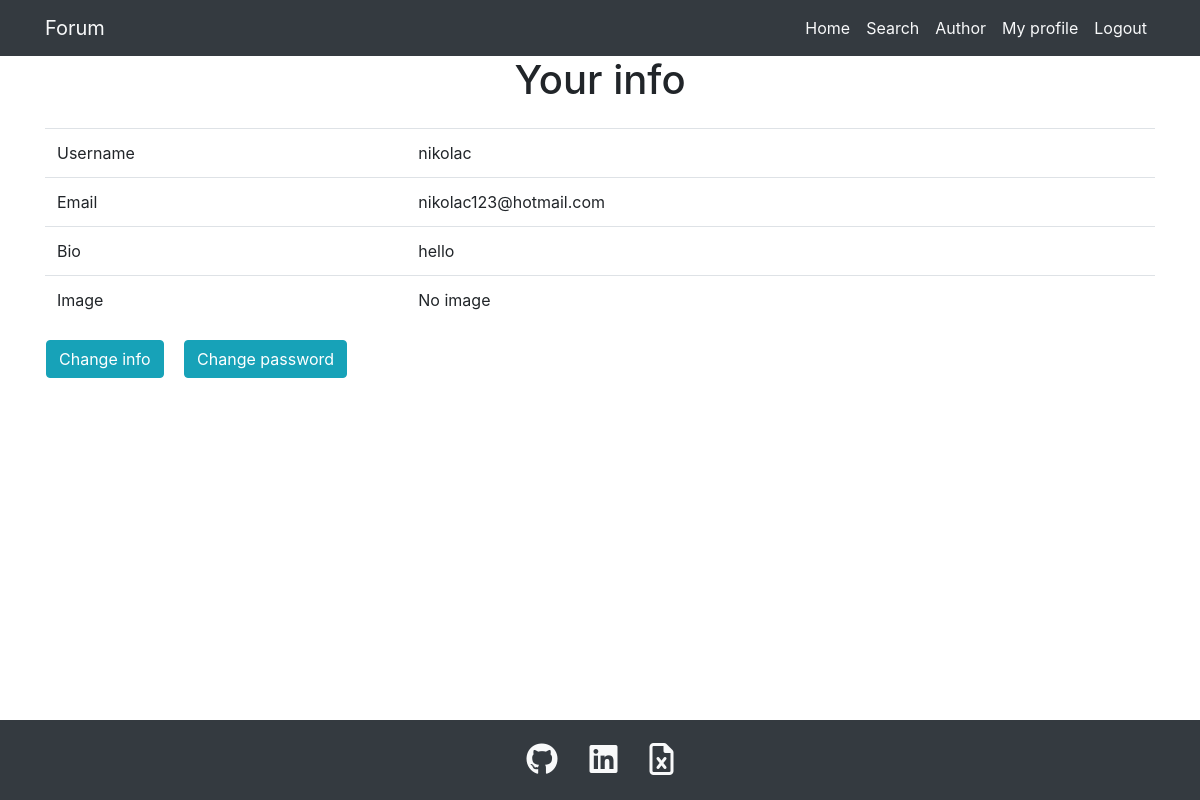
Page /index.php?page=profile&width=1 (signed in) on the committed database.
### tables this page shows
CREATE TABLE `menu` (
  `id` int(11) NOT NULL,
  `name` varchar(50) NOT NULL,
  `url` varchar(100) NOT NULL,
  `auth` int(11) NOT NULL
);

CREATE TABLE `users` (
  `id` int(11) NOT NULL,
  `username` varchar(15) NOT NULL,
  `email` varchar(50) NOT NULL,
  `password` varchar(75) NOT NULL,
  `bio` varchar(255) DEFAULT NULL,
  `profileimg` varchar(100) DEFAULT NULL,
  `createdat` timestamp NOT NULL DEFAULT current_timestamp(),
  `randnum` varchar(64) NOT NULL,
  `isverified` int(11) NOT NULL,
  `role` int(11) NOT NULL
);

CREATE TABLE `footer` (
  `id` int(11) NOT NULL,
  `href` varchar(100) NOT NULL,
  `class` varchar(100) NOT NULL
);

### models/menu/get_menu.php (called while the page is built)
<?php
function get_menu($auth_lvl, $pdo){
    $sql = "SELECT name, url FROM menu WHERE auth = :a";
    $stmt = $pdo->prepare($sql);
    $stmt->bindParam(":a", $auth_lvl);
    $stmt->execute();
    $data = $stmt->fetchAll();
    return $data;
}

### models/user/get_user_data.php (called while the page is built)
<?php
$sql = "SELECT username, email, bio, profileimg
        FROM users
        WHERE id = :u";
$stmt = $pdo->prepare($sql);
$stmt->bindParam(":u", $_SESSION["userid"]);
$stmt->execute();
$user = $stmt->fetchAll();

### models/footer/get_footer.php (called while the page is built)
<?php
$sql = "SELECT * FROM footer";
$stmt = $pdo->query($sql);
$stmt->execute();
$footer_data = $stmt->fetchAll();

### views/users/profile.php (the view, shortened to what this page needs)
<?php
    require_once "models/user/get_user_data.php";
?>
<h1 class="text-center">Your info</h1>
<div class="container">
    <div class="row">
        <div class="col-12 mt-3 d-flex">
            <table class="table table-hover m-auto">
                <tr>
                    <td>Username</td>
                    <td><?= $user[0]["username"] ?></td>
                </tr>
                <tr>
                    <td>Email</td>
                    <td><?= $user[0]["email"] ?></td>
                </tr>
                <tr>
                    <td>Bio</td>
                    <td><?= $user[0]["bio"] ?></td>
                </tr>
                <tr>
                    <td>Image</td>
                    <td>
                        <?php if($user[0]["profileimg"]): ?>
                            <img src="uploads/<?= $user[0]["profileimg"]?>" alt="profile image">
                        <?php else: ?>
                            No image
                        <?php endif ?>
                    </td>
                </tr>
            </table>
        </div>
        <div class="mt-3 pl-3">
            <a class="btn btn-info mr-3" href="index.php?page=changeprofile&width=1">Change info</a>
            <a class="btn btn-info" href="index.php?page=changepsw&width=1">Change password</a>
        </div>
    </div>
</div>

### views/fixed/navbar.php (shortened to what this page needs)
<?php
    require_once "models/menu/get_menu.php";
    $basic_menu = get_menu(2, $pdo);
    $auth_menu = get_menu(1, $pdo);
    $unauth_menu = get_menu(0, $pdo);
?>
<nav class="navbar navbar-expand-lg navbar-light bg-light bg-dark">
  <div class="container">
    <a class="navbar-brand text-light" href="index.php">Forum</a>
    <div class="collapse navbar-collapse" id="navbarTogglerDemo02">
        <ul class="navbar-nav ml-auto mt-2 mt-lg-0">
        <?php foreach($basic_menu as $b): ?>
            <li class="nav-item active">
                <a class="nav-link text-light" href="<?= $b["url"] ?>"> <?= $b["name"] ?> </a>
            </li>
        <?php endforeach ?>
        <?php if(!isset($_SESSION["role"])): ?>
            <?php foreach($unauth_menu as $a): ?>
                <li class="nav-item active">
                    <a class="nav-link text-light" href="<?= $a["url"] ?>"> <?= $a["name"] ?> </a>
                </li>
            <?php endforeach ?>
        <?php else: ?>
            <?php foreach($auth_menu as $a): ?>
                <li class="nav-item active">
                    <a class="nav-link text-light" href="<?= $a["url"] ?>"> <?= $a["name"] ?> </a>
                </li>
            <?php endforeach ?>
        <?php endif ?>
        </ul>
    </div>
  </div>
</nav>

### views/fixed/footer.php
            </div>
        <footer id="footer" class="bg-dark">
            <div class="col-12  container">
                <div class="d-flex justify-content-center">
                    <?php foreach($footer_data as $fd): ?>
                        <a target="_blank" class="text-light text-decoration-none font-20 m-3" href="<?= $fd["href"] ?>">
                            <i class="<?= $fd["class"] ?>"></i>
                        </a>
                    <?php endforeach ?>
                </div>
            </div>
        </footer>
    </body>
</html>

### assets/css/main.css (style rules this page uses)
#footer { position: absolute; bottom: 0; width: 100%; height: 80px; }
.font-20 { font-size: 2rem; }

### rows in the picture
menu: name "Home"
menu: name "Search"
menu: name "Author"
menu: name "My profile"
menu: name "Logout"
users: username "nikolac", email "nikolac123@hotmail.com", bio "hello"
